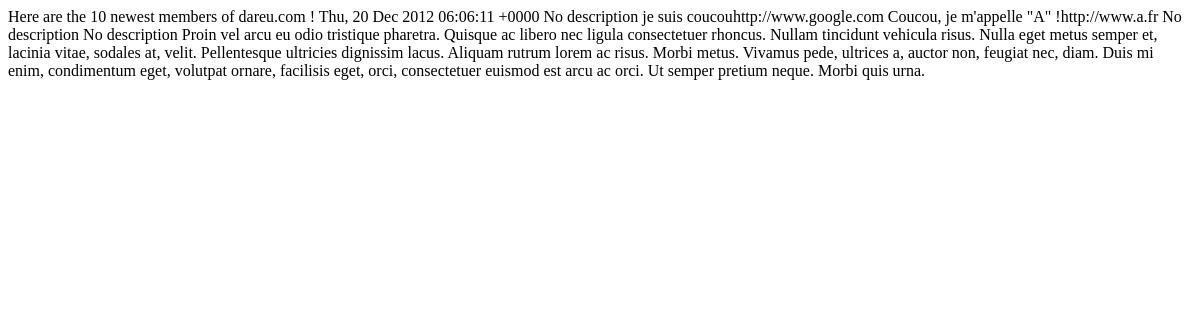
/index/rss, run on an earlier commit of the app's database.
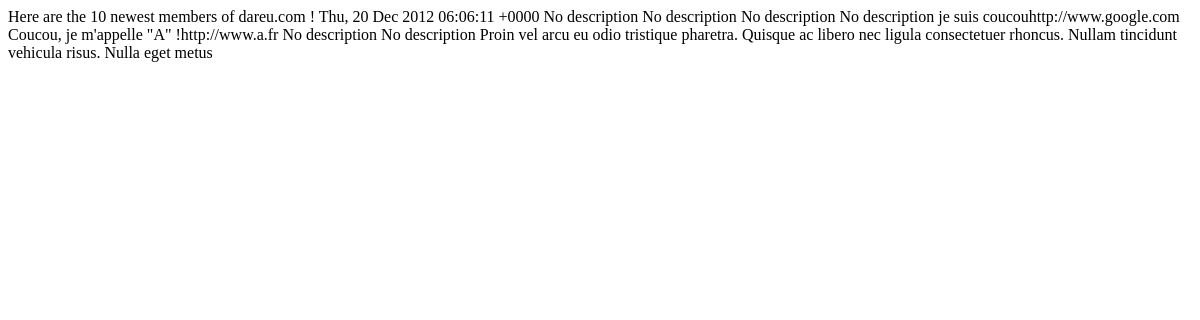
And on a later commit of the database.
### tables this page shows
CREATE TABLE IF NOT EXISTS `Member` (
  `idMember` int(11) NOT NULL AUTO_INCREMENT,
  `username` varchar(30) NOT NULL,
  `email` varchar(128) NOT NULL,
  `password` varchar(30) NOT NULL,
  `sex` tinyint(1) NOT NULL,
  `isAdmin` tinyint(1) NOT NULL,
  `description` text NOT NULL,
  `image` varchar(256) NOT NULL,
  `website` varchar(256) NOT NULL,
  PRIMARY KEY (`idMember`)
);

### lightmvc/ActionController.php (called while the page is built, shortened)
<?php
class ActionController
{
    protected $_response;
    protected static $_defaultRoute = array(
        'module' => 'index',
        'action' => 'index'
    );
    public static function process(Request $request, HttpResponse $response)
    {
        $route = $request->route($_SERVER['REQUEST_URI']);
        $route = array_merge(self::$_defaultRoute, $route);
        $controller = new $class($request, $response);
        $controller->_moduleName = $route['module'];
        return $controller->launch($route['action']);
    }
    public function __construct(Request $request, HttpResponse $response)
    {
        $this->_response = $response;
    }
    private function _render($file)
    {
        $view = new View();
        $body = NULL;
        $body .= $view->render(FrontController::$dirname
                               . '/views/' . $file . '.phtml',
                               $this->_response->getVars());
        $this->_response->setBody($body);
    }
    public function __set($name,$param)
    {
        $this->_response->setVar($name, $param);
    }
    public function launch($action)
    {
        $actionMethodName = $action . 'Action';
        $this->$actionMethodName();
        return $this->_response;
    }
}

### lightmvc/FrontController.php (called while the page is built, shortened)
<?php
require_once dirname(__FILE__) . '/ActionController.php';
abstract class FrontController
{
    public static $isDebug = true;
    public static function dispatch()
    {
        try {
            $request  = new Request();
            $response = new HttpResponse();
            ActionController::process($request, $response)->printOut();
        } catch (Exception $e) {
            if (!self::$isDebug) {
                ActionController::processException($request, $response, $e)
                                        ->printOut();
            } else {
                echo $e->getMessage() . '<br/>' . $e->getTraceAsString();
            }
        }
    }
}

### index.php (called while the page is built, shortened)
<?php
require_once dirname(__FILE__) . '/lightmvc/FrontController.php';
$front = FrontController::dispatch();

### model/Members.php (called while the page is built, shortened)
<?php
require_once('Member.php');
class Members
{
    public static function getAll($number = 0)
    {
       	$pdo_options[PDO::ATTR_ERRMODE] = PDO::ERRMODE_EXCEPTION;
	   	try {
			$bdd = new PDO(DSN, DB_USERNAME, DB_PASSWORD, $pdo_options);
		}
		catch (PDOException $e) {
			echo 'Connexion failed : ' . $e->getMessage();
			exit();
		}
		if($number > 0) {
			$answer = $bdd->prepare('SELECT username FROM Member ORDER BY idMember DESC LIMIT :number');
			$answer->bindParam(':number', $number, PDO::PARAM_INT);
			$answer->execute();
		}
		else {
			$answer = $bdd->prepare('SELECT username FROM Member');
			$answer->execute();
		}
		while($data = $answer->fetch())
		{
			$allMembers[] = new Member($data['username']);
		}
		return $allMembers;
    }
}

### model/Member.php (called while the page is built, shortened)
<?php
class Member
{
	private $desc 		= 'No description';
	private $website 	= '';
    public function __construct($username = NULL)
	{
		if($username != NULL)
		{
			$pdo_options[PDO::ATTR_ERRMODE] = PDO::ERRMODE_EXCEPTION;
			try {
				$bdd = new PDO(DSN, DB_USERNAME, DB_PASSWORD, $pdo_options);
			}
			catch(PDOException $e) {
				echo 'Connexion Failed : ' . $e->getMessage();
				exit();
			}
			$answer = $bdd->prepare('SELECT * FROM Member WHERE username = :username');
			$answer->execute(array('username' => $username));
			if($data = $answer->fetch()) {
				$this->desc			=	$data['description'];
				$this->website		=	$data['website'];
			}
		}
    }
	public function getWebsite() {
		return $this->website;
	}
	public function getDescription() {
		return $this->desc;
	}
}

### controllers/IndexController.php (the view, shortened to what this page needs)
<?php
require_once dirname(__FILE__) . '/../lightmvc/ActionController.php';
require_once dirname(__FILE__) . '/../model/Members.php';
class IndexController extends ActionController
{
	public function rssAction()
	{
	    $result = Members::getAll(10);
		$rss = '<?xml version="1.0" encoding="UTF-8" ?>
				<rss version="2.0">
				<channel>
			       <title>New members !</title>
				   <description>Here are the 10 newest members of dareu.com !</description>
				   <pubDate>'.date(DATE_RSS).'</pubDate>';
		foreach($result as $r)
		{
			$rss = $rss.'<item>
							<title>' . $r->getUserName() . '</title>
							<description>' . $r->getDescription() . '</description>';
			if($r->getWebsite() != null)
				$rss = $rss.'<link>http://' . $r->getWebsite() . '</link>';
			$rss = $rss.'</item>';
		}
		$rss = $rss.'</channel></rss>';
	}
}

What changed in the data, as far as the page shows it:
no longer on this page (row unchanged): member: description "semper et, lacinia vitae, sodales at, velit. Pellentesque ultricies dignissim lacus. Aliquam rutrum lorem ac risus. Morbi metus. Vivamus"
no longer on this page (row unchanged): member: description "pede, ultrices a, auctor non, feugiat nec, diam. Duis mi enim, condimentum eget, volutpat ornare, facilisis eget,"
no longer on this page (row unchanged): member: description "orci, consectetuer euismod est arcu ac orci. Ut semper pretium neque. Morbi quis urna."
added member: description "No description"
added member: description "No description"
added member: description "No description"
